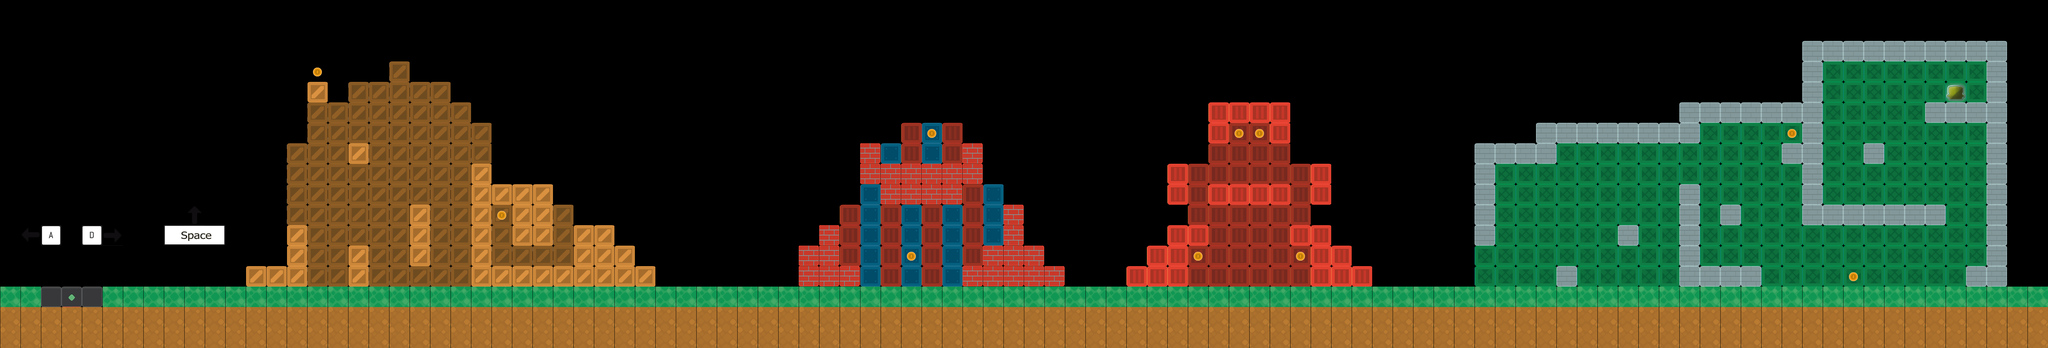

Rendered tile map (Tiled .tmx) drawn with the repository's tilesets; below, a short description and the map source with its tile grids summarised:
An orthogonal 100x17 tile map with 64x64 px tiles, 2 tile layers (Background, Main) and 12 objects (Try to collect as many coins as possible, Watch out for enemies!).

<map version="1.5" tiledversion="1.7.2" orientation="orthogonal" renderorder="right-down" width="100" height="17" tilewidth="64" tileheight="64" infinite="0" nextlayerid="6" nextobjectid="33">
 <tileset firstgid="1" name="MainSheet" tilewidth="64" tileheight="64" tilecount="45" columns="9">
  <image source="../../Sprites/newsheet/newMainSheet.png" width="576" height="320" />
 </tileset>
 <layer id="2" name="Background" width="100" height="17">
  <data>[1700 cells, 346 non-empty, 12 distinct tile ids]</data>
 </layer>
 <layer id="1" name="Main" width="100" height="17">
  <data>[1700 cells, 479 non-empty, 10 distinct tile ids]</data>
 </layer>
 <objectgroup id="4" name="Entities">
  <object id="7" gid="35" x="192" y="896" width="64" height="64" />
  <object id="22" gid="34" x="2048" y="896" width="64" height="64" />
  <object id="25" gid="17" x="2624" y="832" width="64" height="64" />
  <object id="26" gid="34" x="2752" y="512" width="64" height="64" />
  <object id="27" gid="17" x="3712" y="576" width="64" height="64" />
  <object id="28" gid="34" x="3712" y="896" width="64" height="64" />
  <object id="29" gid="17" x="5696" y="640" width="64" height="64" />
  <object id="30" gid="34" x="6080" y="896" width="64" height="64" />
  <object id="31" gid="34" x="5504" y="896" width="64" height="64" />
  <object id="32" gid="34" x="4928" y="896" width="64" height="64" />
 </objectgroup>
 <objectgroup id="5" name="Text/signs">
  <object id="18" name="Try to collect as many coins as possible!" gid="32" x="576" y="896" width="64" height="64" />
  <object id="21" name="Watch out for enemies!" gid="32" x="1856" y="704" width="64" height="64" />
 </objectgroup>
</map>
